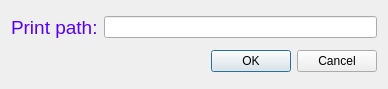
<?xml version="1.0" encoding="UTF-8"?>
<ui version="4.0">
 <class>Dialog</class>
 <widget class="QDialog" name="Dialog">
  <property name="geometry">
   <rect>
    <x>0</x>
    <y>0</y>
    <width>388</width>
    <height>89</height>
   </rect>
  </property>
  <property name="windowTitle">
   <string>Dialog</string>
  </property>
  <layout class="QVBoxLayout" name="verticalLayout">
   <item>
    <layout class="QHBoxLayout" name="horizontalLayout">
     <item>
      <widget class="QLabel" name="label">
       <property name="text">
        <string>&lt;html&gt;&lt;head/&gt;&lt;body&gt;&lt;p&gt;&lt;span style=&quot; font-size:14pt; color:#5500ff;&quot;&gt;Print path:&lt;/span&gt;&lt;/p&gt;&lt;/body&gt;&lt;/html&gt;</string>
       </property>
      </widget>
     </item>
     <item>
      <widget class="QLineEdit" name="lineEdit"/>
     </item>
    </layout>
   </item>
   <item>
    <widget class="QDialogButtonBox" name="buttonBox">
     <property name="standardButtons">
      <set>QDialogButtonBox::Cancel|QDialogButtonBox::Ok</set>
     </property>
    </widget>
   </item>
  </layout>
 </widget>
 <resources/>
 <connections/>
</ui>
